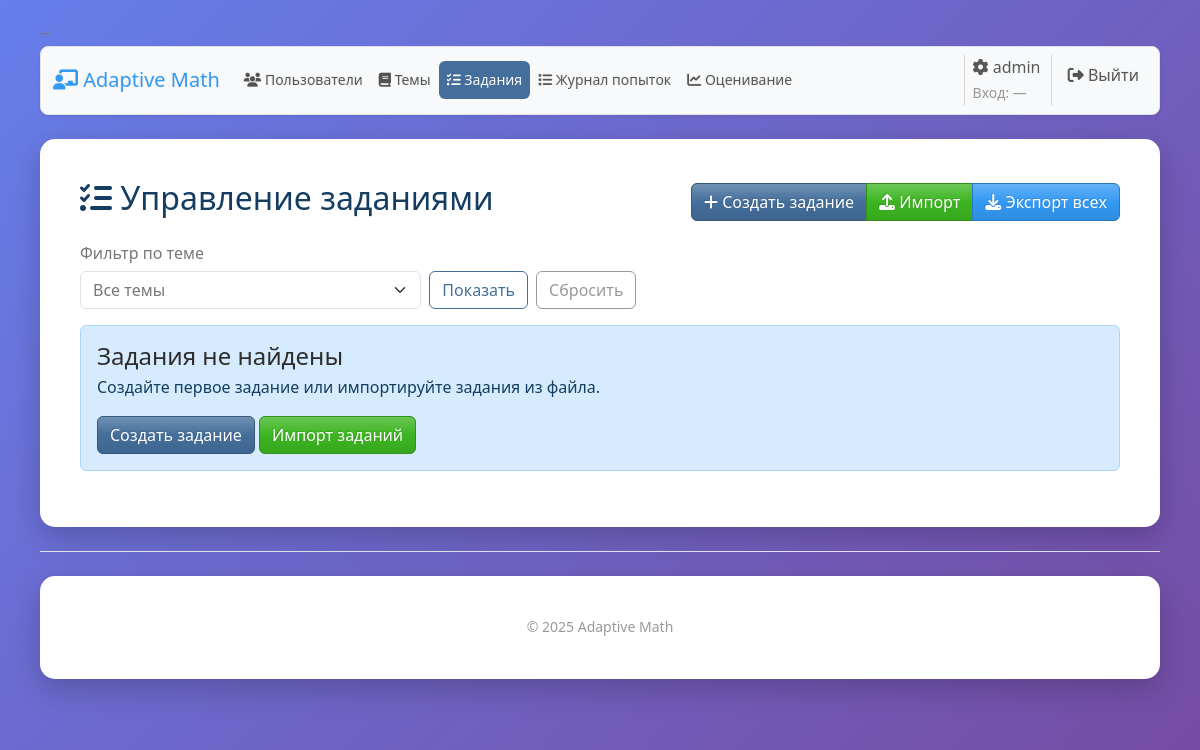
The page /admin/tasks?topic_id=2 (signed in) on the database as committed earlier.
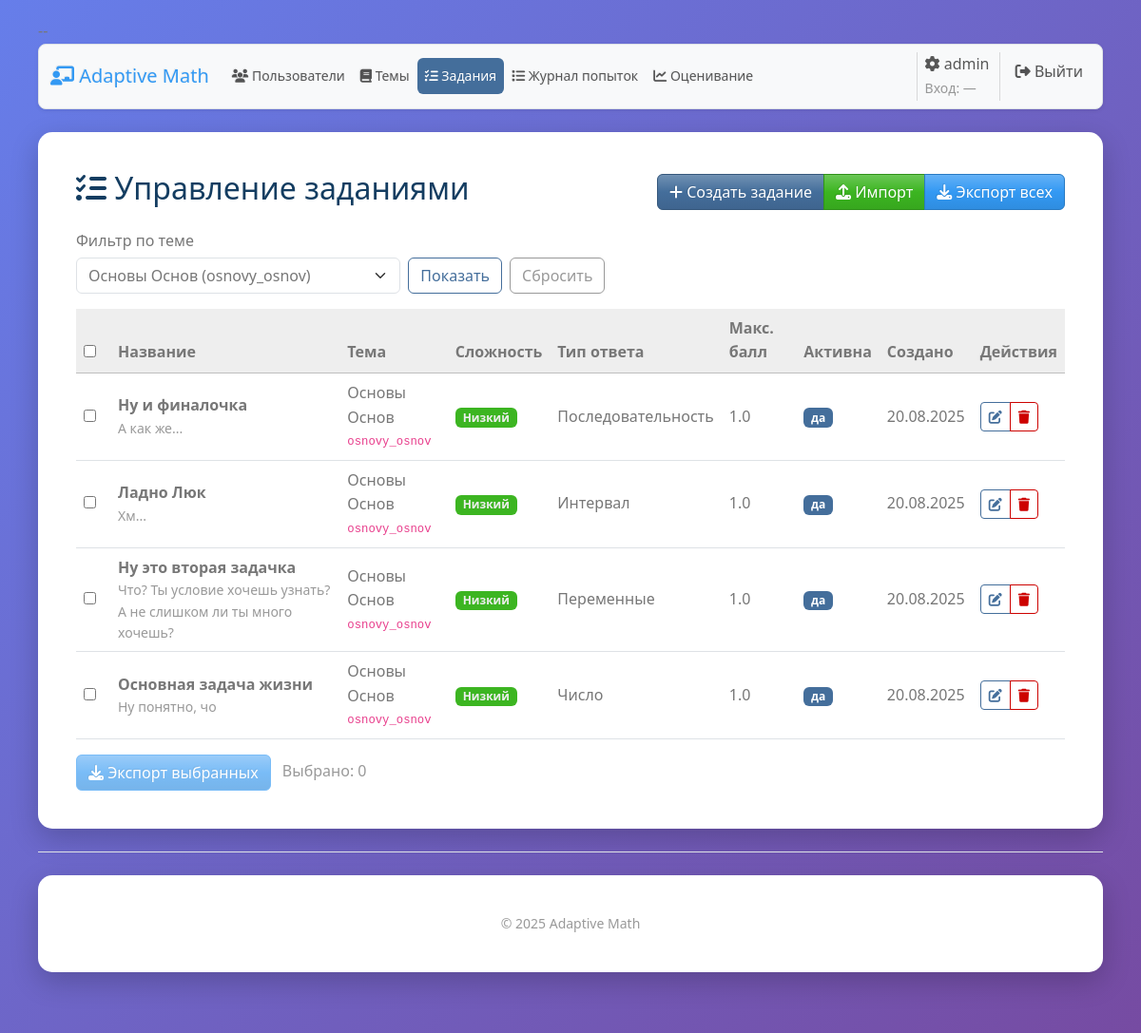
The same page on the database as committed later.
### models.py (models this page shows, shortened)
class MathTask(db.Model):
    __tablename__ = 'math_tasks'
    id = db.Column(db.Integer, primary_key=True)
    title = db.Column(db.String(200), nullable=False)
    code = db.Column(db.String(64), unique=True)    # NEW: внешний код для импортов/интеграций
    description = db.Column(db.Text, nullable=False)
    answer_type = db.Column(db.String(50), nullable=False)  # 'number', 'variables', 'interval', 'sequence'
    correct_answer = db.Column(db.JSON, nullable=False)     # JSON с правильным ответом
    answer_schema = db.Column(db.JSON)                      # JSON схема полей для ввода
    explanation = db.Column(db.Text)
    topic_id = db.Column(db.Integer, db.ForeignKey('topics.id'), nullable=False)
    level = db.Column(db.String(10), nullable=False)  # 'low', 'medium', 'high'
    max_score = db.Column(db.Float, default=1.0)           # Максимальный балл
    created_by = db.Column(db.Integer, db.ForeignKey('users.id'), nullable=False)
    created_at = db.Column(db.DateTime, default=datetime.utcnow)
    is_active = db.Column(db.Boolean, default=True)
    attempts = db.relationship(
        'TaskAttempt',
        back_populates='task',
        cascade='all, delete-orphan',
        passive_deletes=True,
        lazy='selectin'
    )
    __table_args__ = (
        db.Index('ix_math_tasks_topic_level', 'topic_id', 'level'),
    )

class Topic(db.Model):
    __tablename__ = 'topics'
    id = db.Column(db.Integer, primary_key=True)
    code = db.Column(db.String(50), unique=True, nullable=False)  # Например: 'quadratic_equations'
    name = db.Column(db.String(100), nullable=False)              # Название темы: 'Квадратные уравнения'
    description = db.Column(db.Text)
    created_at = db.Column(db.DateTime, default=datetime.utcnow)
    tasks = db.relationship('MathTask', backref='topic_ref', lazy='dynamic')  # можно оставить как было
    level_configs = db.relationship('TopicLevelConfig', backref='topic', lazy='dynamic', cascade='all, delete-orphan', passive_deletes=True)
    evaluation_logs = db.relationship('StudentEvaluationLog', back_populates='topic', lazy='selectin')
    student_progress = db.relationship('StudentTopicProgress', back_populates='topic', lazy='selectin')

### blueprints/admin/routes.py (the view)
@admin_bp.route("/tasks", methods=["GET"])
@login_required
@admin_required
def tasks():
    topic_id = request.args.get('topic_id', type=int)
    query = MathTask.query
    if topic_id:
        query = query.filter_by(topic_id=topic_id)
    items = query.order_by(MathTask.level.desc(), MathTask.id.desc()).all()
    topics = Topic.query.order_by(Topic.name).all()
    import_form = ImportFileForm()
    delete_form = ConfirmDeleteForm()
    return render_template(
        "admin/tasks.html",
        tasks=items,
        topics=topics,
        import_form=import_form,
        delete_form=delete_form,
        active_tab="tasks"
    )

### blueprints/admin/forms.py
class ImportFileForm(FlaskForm):
    file = FileField("Файл (.json)", validators=[DataRequired()])
    submit = SubmitField("Импортировать")

class ConfirmDeleteForm(FlaskForm):
    submit = SubmitField("Удалить")

### blueprints/admin/routes.py (called while the page is built)
def admin_required(fn):
    @wraps(fn)
    def wrapper(*args, **kwargs):
        if not current_user.is_authenticated or getattr(current_user, "role", None) != "admin":
            from flask import abort
            abort(403)
        return fn(*args, **kwargs)
    return wrapper

### models.py (called while the page is built)
    def get_full_name(self):
        if self.first_name and self.last_name:
            return f"{self.first_name} {self.last_name}"
        return self.username

### templates/admin/tasks.html (shortened to what the changed rows need)
{% from "shared/modals.html" import confirm_modal, upload_modal %}
{% extends "admin/base_admin.html" %}
{% block admin_content %}
  <div class="d-flex justify-content-between align-items-center mb-3">
    <h2 class="text-info-emphasis"><i class="fa fa-tasks"></i> Управление заданиями</h2>
  </div>
  {% if topics %}
  <form class="row g-2 align-items-end mb-3" method="get" action="{{ url_for('admin.tasks') }}">
    <div class="col-sm-8 col-md-6 col-lg-4">
      <label for="topic_id" class="form-label mb-1">Фильтр по теме</label>
      <select id="topic_id" name="topic_id" class="form-select">
        <option value="">Все темы</option>
        {% for t in topics %}
          <option value="{{ t.id }}" {% if request.args.get('topic_id')|int == t.id %}selected{% endif %}>
            {{ t.name }}{% if t.code %} ({{ t.code }}){% endif %}
          </option>
        {% endfor %}
      </select>
    </div>
    <div class="col-auto">
      <button class="btn btn-outline-primary">Показать</button>
    </div>
    {% if request.args.get('topic_id') %}
    <div class="col-auto">
      <a class="btn btn-outline-secondary" href="{{ url_for('admin.tasks') }}">Сбросить</a>
    </div>
    {% endif %}
  </form>
  {% endif %}
  {% if tasks and tasks|length > 0 %}
    <div class="table-container">
      <table class="table table-hover align-middle">
        <thead class="table-light">
          <tr>
            <th style="width:36px;"><input type="checkbox" id="selectAll"></th>
            <th>Название</th>
            <th>Тема</th>
            <th>Сложность</th>
            <th>Тип ответа</th>
            <th>Макс. балл</th>
            <th>Активна</th>
            <th>Создано</th>
            <th>Действия</th>
          </tr>
        </thead>
        <tbody>
          {% for task in tasks %}
          <tr>
            <td><input type="checkbox" class="task-checkbox" value="{{ task.id }}"></td>
            <td>
              <strong>{{ task.title or '—' }}</strong>
              {% if task.description %}
                <div class="small text-muted">{{ task.description[:80] }}{% if task.description|length > 80 %}…{% endif %}</div>
              {% endif %}
            </td>
            <td>
              {{ (task.topic_ref.name if task.topic_ref else '—') }}
              {% if task.topic_ref and task.topic_ref.code %}
                <div class="small text-muted"><code>{{ task.topic_ref.code }}</code></div>
              {% endif %}
            </td>
            <td>
              <span class="badge
                {% if task.level == 'low' %} bg-success text-light
                {% elif task.level == 'medium' %} bg-warning text-light
                {% elif task.level == 'high' %} bg-danger text-light
                {% else %} bg-secondary{% endif %}">
                {% if task.level == 'low' %}Низкий
                {% elif task.level == 'medium' %}Средний
                {% elif task.level == 'high' %}Высокий
                {% else %}{{ task.level|default('—') }}{% endif %}
              </span>
            </td>
            <td>
              {% if task.answer_type == 'number' %}
                <span>Число</span>
              {% elif task.answer_type == 'variables' %}
                <span>Переменные</span>
              {% elif task.answer_type == 'interval' %}
                <span>Интервал</span>
              {% elif task.answer_type == 'sequence' %}
                <span>Последовательность</span>
              {% else %}
                <span>—</span>
              {% endif %}
            </td>
            <td>{{ (task.max_score if task.max_score is not none else 0) }}</td>
            <td>
              {% if task.is_active %}<span class="badge bg-primary">да</span>
              {% else %}<span class="badge bg-secondary">нет</span>{% endif %}
            </td>
            <td>{{ task.created_at.strftime('%d.%m.%Y') if task.created_at else '—' }}</td>
            <td>
              <div class="btn-group btn-group-sm">
                <a href="{{ url_for('admin.edit_task', task_id=task.id) }}"
                   class="btn btn-outline-primary" title="Редактировать">
                  <i class="fas fa-edit"></i>
                </a>
                <a href="#"
                   class="btn btn-outline-danger"
                   title="Удалить"
                   data-bs-toggle="modal"
                   data-bs-target="#deleteTaskModal"
                   data-task-id="{{ task.id }}"
                   data-task-name="{{ task.title }}"
                   data-delete-url="{{ url_for('admin.delete_task', task_id=task.id) }}">
                  <i class="fas fa-trash"></i>
                </a>
              </div>
            </td>
          </tr>
          {% endfor %}
        </tbody>
      </table>
    </div>
    <div class="mt-3">
      <button type="button" class="btn btn-info" onclick="exportSelected()" id="exportSelectedBtn" data-action="{{ url_for('admin.export_tasks') }}" disabled>
        <i class="fas fa-download"></i> Экспорт выбранных
      </button>
      <span class="text-muted ms-2">Выбрано: <span id="selectedCount">0</span></span>
    </div>
  {% else %}
    <div class="alert alert-info">
      <h4 class="mb-1">Задания не найдены</h4>
      <p class="mb-3">Создайте первое задание или импортируйте задания из файла.</p>
      <a href="{{ url_for('admin.create_task') }}" class="btn btn-primary">Создать задание</a>
      <button type="button" class="btn btn-success" data-bs-toggle="modal" data-bs-target="#importTasksModal">Импорт заданий</button>
    </div>
  {% endif %}
{% endblock %}

Rows that differ between the two databases and show on the page:
added MathTask: title "Ну и финалочка", description "А как же...", topic_ref.code "osnovy_osnov", level "Низкий", answer_type "Последовательность", max_score "1.0", is_active "да", created_at "20.08.2025"
added Topic: name "Основы Основ"
added MathTask: title "Ладно Люк", description "Хм...", topic_ref.code "osnovy_osnov", level "Низкий", answer_type "Интервал", max_score "1.0", is_active "да", created_at "20.08.2025"
added MathTask: title "Ну это вторая задачка", description "Что? Ты условие хочешь узнать? А не слишком ли ты много хочешь?", topic_ref.code "osnovy_osnov", level "Низкий", answer_type "Переменные", max_score "1.0", is_active "да", created_at "20.08.2025"
added MathTask: title "Основная задача жизни", description "Ну понятно, чо", topic_ref.code "osnovy_osnov", level "Низкий", answer_type "Число", max_score "1.0", is_active "да", created_at "20.08.2025"
Other text that changed with them:
form field topic_id: "Все темы" → "Основы Основ (osnovy_osnov)"
form field value: (not shown) → "☐"
text no longer shown: "Задания не найдены Создайте первое задание или импортируйте задания из файла. Создать задание Импорт заданий"
text now shown: "Название Тема Сложность Тип ответа Макс. балл Активна Создано Действия Экспорт выбранных Выбрано: 0"
